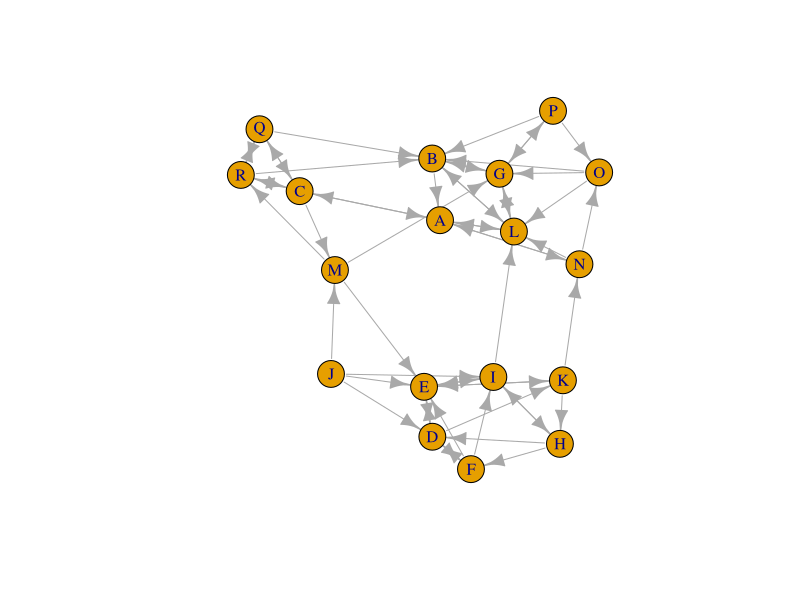
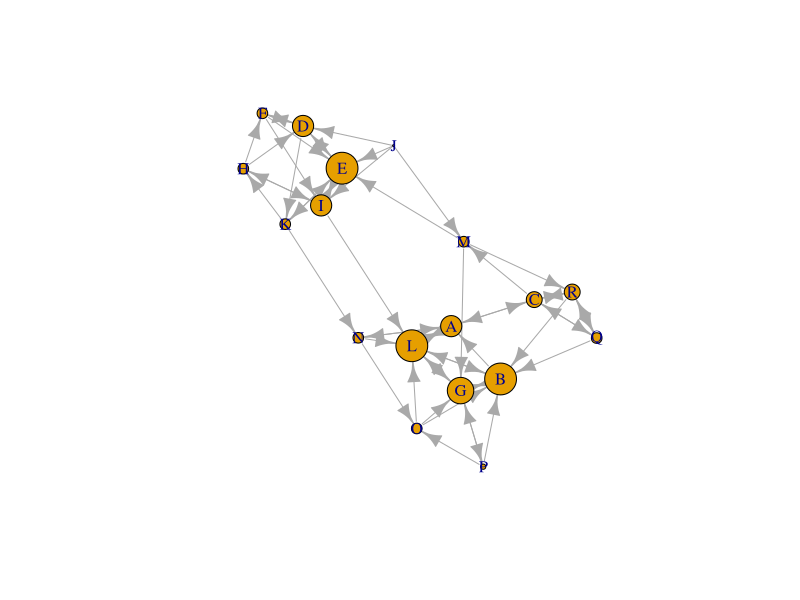
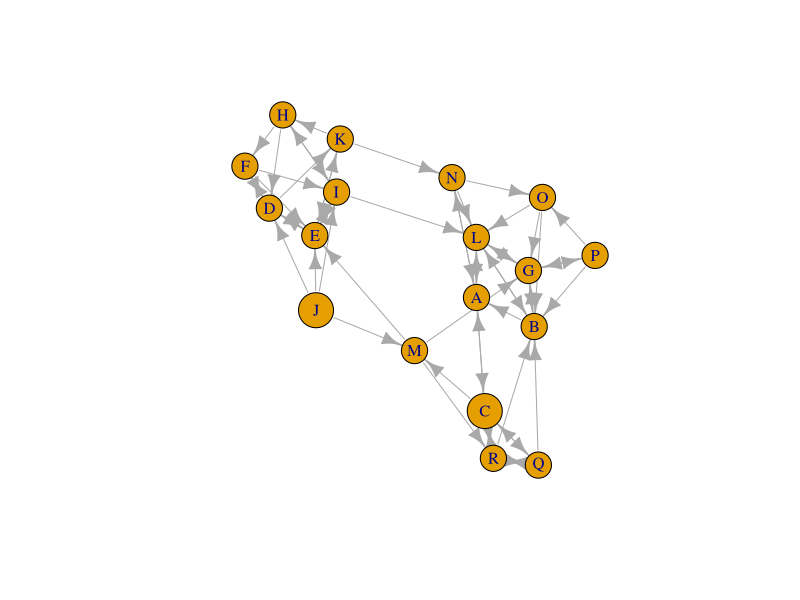
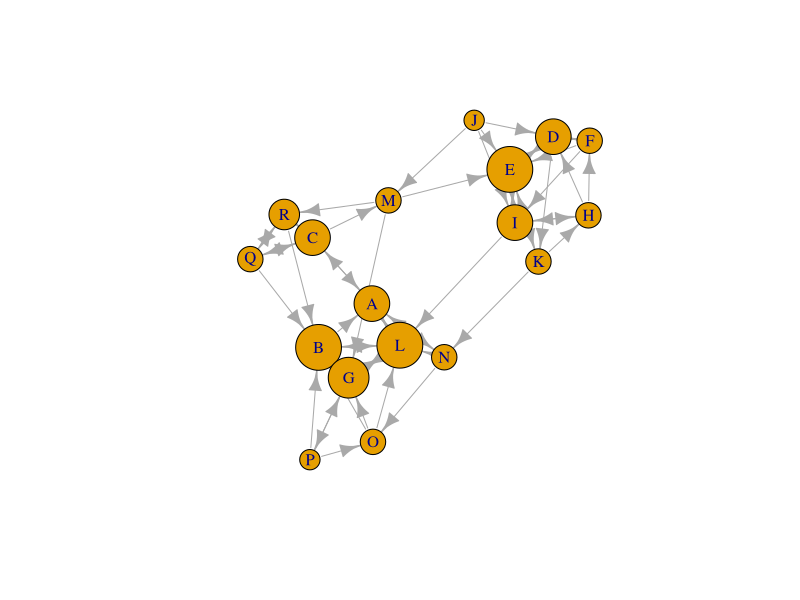

Here is the R script that generated these plots, in order:
################################################################################
#    **************************** R companion for ************************** 
#
# Kenny, D. A., Kashy, D. A., & Cook, W. L. (2006). Dyadic data analysis. 
# New York: Guilford Press.
#
# written by Avi Kluger: avik@savion.huji.ac.il
#
#                              CHAPTER 11 -- Social Network Analysis
# Four-Person Model
################################################################################
rm(list = ls())                               # Clean the Global Environment
cat ("\014")                                  # Clean the R console
if (is.null(dev.list()) == FALSE) dev.off()   # Clean Plots

if (!require('tidyverse')) install.packages('tidyverse'); library('tidyverse')

# ReplicatE Table 11.1
sampson_df            <- matrix(0, nrow = 18, ncol = 18)
row.names(sampson_df) <- colnames(sampson_df) <- LETTERS[1:18]
      sampson_df["A", c("C", "L", "N")] <-  1
      sampson_df["B", c("A", "G", "L")] <-  1
      sampson_df["C", c("A", "M", "Q", "R")] <-  1
      sampson_df["D", c("E", "F", "K")] <-  1
      sampson_df["E", c("D", "I", "K")] <-  1
      sampson_df["F", c("D", "E", "I")] <-  1
      sampson_df["G", c("B", "L", "P")] <-  1
      sampson_df["H", c("D", "F", "I")] <-  1
      sampson_df["I", c("E", "H", "L")] <-  1
      sampson_df["J", c("D", "E", "I", "M")] <-  1
      sampson_df["K", c("E", "H", "N")] <-  1
      sampson_df["L", c("A", "B", "G")] <-  1
      sampson_df["M", c("E", "G", "R")] <-  1
      sampson_df["N", c("A", "L", "O")] <-  1
      sampson_df["O", c("B", "G", "L")] <-  1
      sampson_df["P", c("B", "G", "O")] <-  1
      sampson_df["Q", c("B", "C", "R")] <-  1
      sampson_df["R", c("B", "C", "Q")] <-  1
sampson_df <- as.data.frame(sampson_df)

sampson_df$from <- rownames(sampson_df)
edges           <- sampson_df %>%  gather(to, weight, A:R, -from)
# Create a data frame containing only edges (arrows)
edges           <- edges[which(edges$weight == 1), ]

detach(package:tidyverse)
if (!require('igraph')) install.packages('igraph'); library('igraph')

#Create a graph labeled g
g              <- graph_from_data_frame(edges, directed = TRUE)
as_adjacency_matrix(g)
plot(g)

# Code below is based on a workshop of Katherine Ognyanova, www.kateto.net

# Node degrees
# 'degree' has a mode of 'in' for in-degree, 'out' for out-degree,
# and 'all' or 'total' for total degree. 
plot(g, vertex.size = degree(g, mode="in")*3)
plot(g, vertex.size = degree(g, mode="out")*5)
plot(g, vertex.size = degree(g)*3)


# Degree (number of ties)
degree_df               <- as.data.frame(degree(g, mode="in"))
colnames(degree_df)     <- "Indegree"
degree_df$Monk          <- rownames(degree_df)
degree_df               <- degree_df[order(degree_df$Monk), ]
degree_df               <- degree_df [, c("Monk", "Indegree")] 
Table11.2_df            <- degree_df

closeness_df            <- as.data.frame(closeness(g,  mode="all"))
colnames(closeness_df)  <- "Closeness"
closeness_df$Monk       <- rownames(closeness_df)
closeness_df            <- closeness_df[order(closeness_df$Monk), ]
closeness_df            <- closeness_df [, c("Monk", "Closeness")] 
Table11.2_df$Closeness  <- round(closeness_df$Closeness, 3)

betweenness_df          <- as.data.frame(betweenness(g, directed=T, weights=NA))
colnames(betweenness_df)<- "Betweenness"
betweenness_df$Monk     <- rownames(betweenness_df)
betweenness_df          <- betweenness_df[order(betweenness_df$Monk), ]
betweenness_df          <- betweenness_df [, c("Monk", "Betweenness")] 
Table11.2_df$betweenness<- round(betweenness_df$Betweenness, 3)
Table11.2_df
round(cor(Table11.2_df[, 2:4]), 3)

# Reciprocity cf. p.304
# The proportion of reciprocated ties (for a directed network).
reciprocity(g)
dyad_census(g) # Mutual, asymmetric, and null node pairs
2*dyad_census(g)$mut/ecount(g) # Calculating reciprocity

# Transitivity cf. page 305
# global - ratio of triangles (direction disregarded) to connected triples
transitivity(g, type="global")  # g is treated as an undirected network
triad_census(g) # for directed networks
cat("Triad census was defined by David and Leinhardt (see References below). 
Every triple of vertices (A, B, C) are classified into the 16 possible states:
003   A,B,C, the empty graph.
012   A->B, C, the graph with a single directed edge.
102   A<->B, C, the graph with a mutual connection between two vertices.
021D  A<-B->C, the out-star.
021U  A->B<-C, the in-star.
021C  A->B->C, directed line.
111D  A<->B<-C.
111U  A<->B->C.
030T  A->B<-C, A->C.
030C  A<-B<-C, A->C.
201   A<->B<->C.
120D  A<-B->C, A<->C.
120U  A->B<-C, A<->C.
120C  A->B->C, A<->C.
210   A->B<->C, A<->C.
300   A<->B<->C, A<->C, the complete graph.")

cliques(g, min= 3)
# Density
# The proportion of present edges from all possible ties.
edge_density(g, loops=F)
